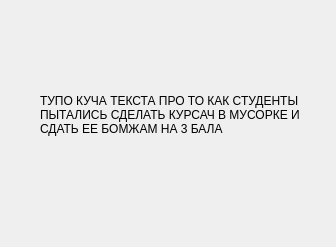
<?xml version="1.0" encoding="UTF-8"?>
<ui version="4.0">
 <class>Form</class>
 <widget class="QWidget" name="Form">
  <property name="geometry">
   <rect>
    <x>0</x>
    <y>0</y>
    <width>336</width>
    <height>247</height>
   </rect>
  </property>
  <property name="minimumSize">
   <size>
    <width>336</width>
    <height>247</height>
   </size>
  </property>
  <property name="maximumSize">
   <size>
    <width>336</width>
    <height>247</height>
   </size>
  </property>
  <property name="windowTitle">
   <string>Form</string>
  </property>
  <widget class="QLabel" name="label">
   <property name="geometry">
    <rect>
     <x>40</x>
     <y>40</y>
     <width>261</width>
     <height>151</height>
    </rect>
   </property>
   <property name="text">
    <string>ТУПО КУЧА ТЕКСТА ПРО ТО КАК СТУДЕНТЫ ПЫТАЛИСЬ СДЕЛАТЬ КУРСАЧ В МУСОРКЕ И СДАТЬ ЕЕ БОМЖАМ НА 3  БАЛА</string>
   </property>
   <property name="textFormat">
    <enum>Qt::RichText</enum>
   </property>
   <property name="scaledContents">
    <bool>false</bool>
   </property>
   <property name="wordWrap">
    <bool>true</bool>
   </property>
  </widget>
 </widget>
 <resources/>
 <connections/>
</ui>
